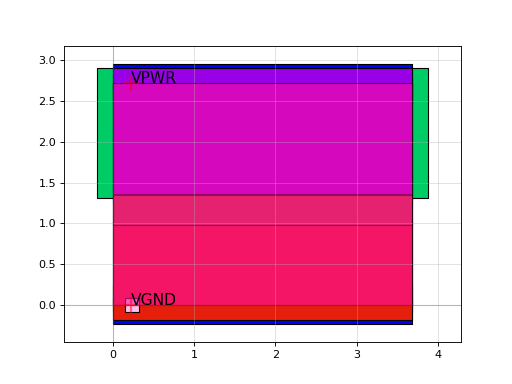

Write the Python code that produced this figure.
import sky130

c = sky130.components.sky130_fd_sc_hd__maj3_1()
c.plot()
